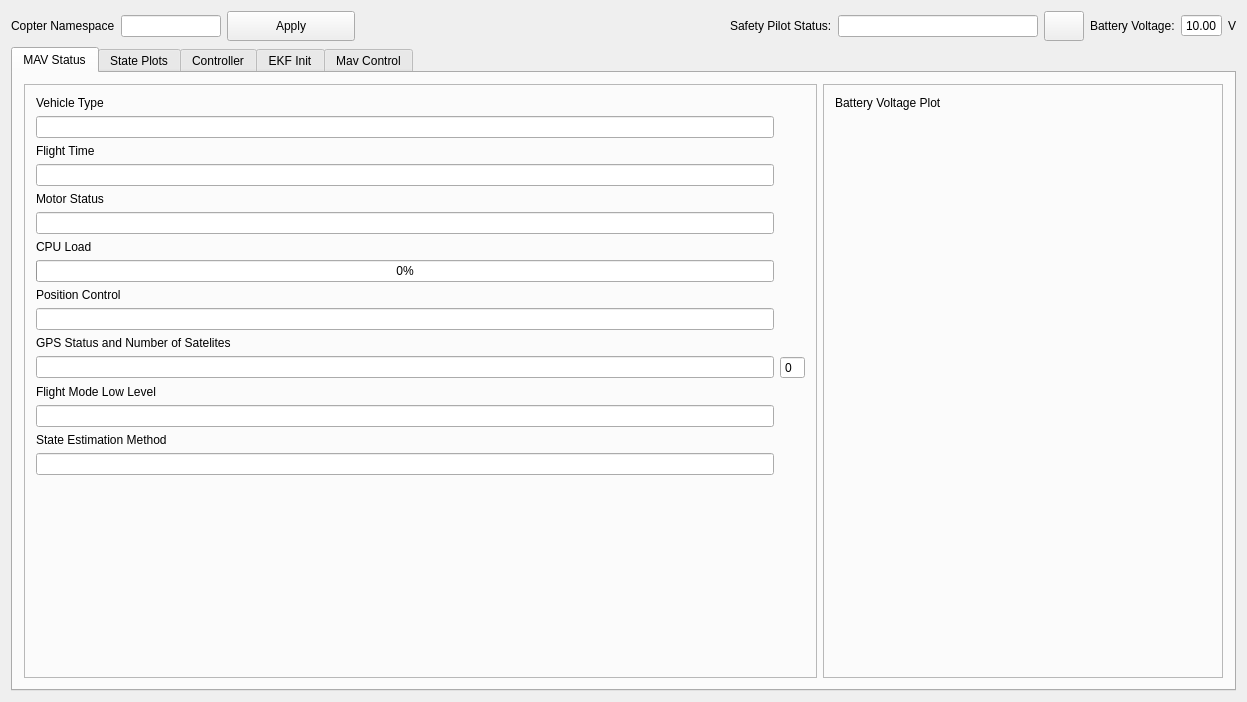
<?xml version="1.0" encoding="UTF-8"?>
<ui version="4.0">
 <class>copter_gui</class>
 <widget class="QWidget" name="copter_gui">
  <property name="geometry">
   <rect>
    <x>0</x>
    <y>0</y>
    <width>1247</width>
    <height>702</height>
   </rect>
  </property>
  <property name="windowTitle">
   <string>Copter GUI</string>
  </property>
  <layout class="QVBoxLayout" name="verticalLayout">
   <item>
    <layout class="QHBoxLayout" name="head_layout">
     <item>
      <widget class="QLabel" name="copter_namespace_label">
       <property name="text">
        <string>Copter Namespace</string>
       </property>
      </widget>
     </item>
     <item>
      <widget class="QLineEdit" name="copter_namespace_textbox">
       <property name="maximumSize">
        <size>
         <width>100</width>
         <height>16777215</height>
        </size>
       </property>
      </widget>
     </item>
     <item>
      <widget class="QPushButton" name="copter_namespace_button">
       <property name="minimumSize">
        <size>
         <width>128</width>
         <height>30</height>
        </size>
       </property>
       <property name="text">
        <string>Apply</string>
       </property>
      </widget>
     </item>
     <item>
      <spacer name="horizontalSpacer">
       <property name="orientation">
        <enum>Qt::Horizontal</enum>
       </property>
       <property name="sizeHint" stdset="0">
        <size>
         <width>40</width>
         <height>20</height>
        </size>
       </property>
      </spacer>
     </item>
     <item>
      <widget class="QLabel" name="safety_pilot_status_label">
       <property name="text">
        <string>Safety Pilot Status:</string>
       </property>
      </widget>
     </item>
     <item>
      <widget class="QLineEdit" name="safety_pilot_status_textbox">
       <property name="maximumSize">
        <size>
         <width>200</width>
         <height>16777215</height>
        </size>
       </property>
       <property name="text">
        <string/>
       </property>
       <property name="readOnly">
        <bool>true</bool>
       </property>
      </widget>
     </item>
     <item>
      <widget class="QPushButton" name="battery_alert">
       <property name="enabled">
        <bool>true</bool>
       </property>
       <property name="minimumSize">
        <size>
         <width>0</width>
         <height>30</height>
        </size>
       </property>
       <property name="text">
        <string/>
       </property>
      </widget>
     </item>
     <item>
      <widget class="QLabel" name="battery_voltage_label">
       <property name="text">
        <string>Battery Voltage:</string>
       </property>
      </widget>
     </item>
     <item>
      <widget class="QDoubleSpinBox" name="battery_voltage_display">
       <property name="frame">
        <bool>true</bool>
       </property>
       <property name="readOnly">
        <bool>true</bool>
       </property>
       <property name="buttonSymbols">
        <enum>QAbstractSpinBox::NoButtons</enum>
       </property>
       <property name="maximum">
        <double>30.000000000000000</double>
       </property>
       <property name="value">
        <double>10.000000000000000</double>
       </property>
      </widget>
     </item>
     <item>
      <widget class="QLabel" name="battery_voltage_unit">
       <property name="text">
        <string>V</string>
       </property>
      </widget>
     </item>
    </layout>
   </item>
   <item>
    <layout class="QVBoxLayout" name="tab_layout">
     <item>
      <widget class="QTabWidget" name="tab_widget">
       <property name="enabled">
        <bool>true</bool>
       </property>
       <property name="currentIndex">
        <number>0</number>
       </property>
       <widget class="QWidget" name="mav_status_tab">
        <attribute name="title">
         <string>MAV Status</string>
        </attribute>
        <layout class="QHBoxLayout" name="horizontalLayout_3">
         <item>
          <widget class="QFrame" name="mav_status_tab_frame_left">
           <property name="frameShape">
            <enum>QFrame::StyledPanel</enum>
           </property>
           <property name="frameShadow">
            <enum>QFrame::Raised</enum>
           </property>
           <layout class="QGridLayout" name="gridLayout_2">
            <item row="21" column="0">
             <widget class="QLabel" name="flight_mode_ll_label">
              <property name="text">
               <string>Flight Mode Low Level</string>
              </property>
             </widget>
            </item>
            <item row="24" column="0">
             <widget class="QLineEdit" name="state_estimation_textbox">
              <property name="readOnly">
               <bool>true</bool>
              </property>
             </widget>
            </item>
            <item row="27" column="0">
             <spacer name="verticalSpacer_2">
              <property name="orientation">
               <enum>Qt::Vertical</enum>
              </property>
              <property name="sizeHint" stdset="0">
               <size>
                <width>20</width>
                <height>40</height>
               </size>
              </property>
             </spacer>
            </item>
            <item row="18" column="0">
             <widget class="QLineEdit" name="gps_status_textbox">
              <property name="readOnly">
               <bool>true</bool>
              </property>
             </widget>
            </item>
            <item row="17" column="0">
             <widget class="QLabel" name="gps_status_label">
              <property name="text">
               <string>GPS Status and Number of Satelites</string>
              </property>
             </widget>
            </item>
            <item row="11" column="0">
             <widget class="QLineEdit" name="motor_status_textbox">
              <property name="readOnly">
               <bool>true</bool>
              </property>
             </widget>
            </item>
            <item row="18" column="1">
             <widget class="QSpinBox" name="gps_num_satellites_box">
              <property name="wrapping">
               <bool>false</bool>
              </property>
              <property name="frame">
               <bool>true</bool>
              </property>
              <property name="readOnly">
               <bool>true</bool>
              </property>
              <property name="buttonSymbols">
               <enum>QAbstractSpinBox::NoButtons</enum>
              </property>
              <property name="maximum">
               <number>10</number>
              </property>
             </widget>
            </item>
            <item row="23" column="0">
             <widget class="QLabel" name="state_estimation_label">
              <property name="text">
               <string>State Estimation Method</string>
              </property>
             </widget>
            </item>
            <item row="22" column="0">
             <widget class="QLineEdit" name="flight_mode_ll_textbox">
              <property name="readOnly">
               <bool>true</bool>
              </property>
             </widget>
            </item>
            <item row="8" column="0">
             <widget class="QLabel" name="flight_time_label">
              <property name="text">
               <string>Flight Time</string>
              </property>
             </widget>
            </item>
            <item row="14" column="0">
             <widget class="QProgressBar" name="cpu_load_bar">
              <property name="value">
               <number>0</number>
              </property>
             </widget>
            </item>
            <item row="13" column="0">
             <widget class="QLabel" name="cpu_load_label">
              <property name="text">
               <string>CPU Load</string>
              </property>
             </widget>
            </item>
            <item row="15" column="0">
             <widget class="QLabel" name="position_control_label">
              <property name="text">
               <string>Position Control</string>
              </property>
             </widget>
            </item>
            <item row="16" column="0">
             <widget class="QLineEdit" name="position_control_textbox">
              <property name="readOnly">
               <bool>true</bool>
              </property>
             </widget>
            </item>
            <item row="9" column="0">
             <widget class="QLineEdit" name="flight_time_textbox">
              <property name="readOnly">
               <bool>true</bool>
              </property>
             </widget>
            </item>
            <item row="10" column="0">
             <widget class="QLabel" name="motor_status_label">
              <property name="text">
               <string>Motor Status</string>
              </property>
             </widget>
            </item>
            <item row="0" column="0">
             <widget class="QLabel" name="vehicle_type_label">
              <property name="text">
               <string>Vehicle Type</string>
              </property>
             </widget>
            </item>
            <item row="1" column="0">
             <widget class="QLineEdit" name="vehicle_type_textbox">
              <property name="readOnly">
               <bool>true</bool>
              </property>
             </widget>
            </item>
           </layout>
          </widget>
         </item>
         <item>
          <widget class="QFrame" name="mav_status_tab_frame_right">
           <property name="minimumSize">
            <size>
             <width>400</width>
             <height>0</height>
            </size>
           </property>
           <property name="frameShape">
            <enum>QFrame::StyledPanel</enum>
           </property>
           <property name="frameShadow">
            <enum>QFrame::Raised</enum>
           </property>
           <layout class="QVBoxLayout" name="verticalLayout_6">
            <item>
             <widget class="QLabel" name="plot_battery_voltage_label">
              <property name="text">
               <string>Battery Voltage Plot</string>
              </property>
             </widget>
            </item>
            <item>
             <widget class="QWidget" name="plot_battery_voltage_widget" native="true">
              <property name="minimumSize">
               <size>
                <width>10</width>
                <height>50</height>
               </size>
              </property>
              <property name="maximumSize">
               <size>
                <width>500</width>
                <height>300</height>
               </size>
              </property>
              <layout class="QVBoxLayout" name="verticalLayout_4">
               <item>
                <layout class="QVBoxLayout" name="plot_battery_voltage_layout"/>
               </item>
              </layout>
             </widget>
            </item>
            <item>
             <spacer name="verticalSpacer_3">
              <property name="orientation">
               <enum>Qt::Vertical</enum>
              </property>
              <property name="sizeHint" stdset="0">
               <size>
                <width>20</width>
                <height>40</height>
               </size>
              </property>
             </spacer>
            </item>
           </layout>
          </widget>
         </item>
        </layout>
       </widget>
       <widget class="QWidget" name="state_plots_tab">
        <attribute name="title">
         <string>State Plots</string>
        </attribute>
        <layout class="QGridLayout" name="gridLayout_3">
         <item row="3" column="0">
          <widget class="QWidget" name="plot_velocity_widget" native="true">
           <layout class="QVBoxLayout" name="verticalLayout_13">
            <item>
             <layout class="QVBoxLayout" name="plot_velocity_layout"/>
            </item>
           </layout>
          </widget>
         </item>
         <item row="2" column="0">
          <widget class="QWidget" name="plot_position_widget" native="true">
           <layout class="QVBoxLayout" name="verticalLayout_8">
            <item>
             <layout class="QVBoxLayout" name="plot_position_layout"/>
            </item>
           </layout>
          </widget>
         </item>
         <item row="1" column="0" colspan="2">
          <layout class="QHBoxLayout" name="horizontalLayout_2">
           <item>
            <spacer name="verticalSpacer_4">
             <property name="orientation">
              <enum>Qt::Vertical</enum>
             </property>
             <property name="sizeType">
              <enum>QSizePolicy::Fixed</enum>
             </property>
             <property name="sizeHint" stdset="0">
              <size>
               <width>20</width>
               <height>50</height>
              </size>
             </property>
            </spacer>
           </item>
           <item>
            <widget class="QPushButton" name="start_reset_plot_button_state">
             <property name="minimumSize">
              <size>
               <width>128</width>
               <height>30</height>
              </size>
             </property>
             <property name="text">
              <string>Reset</string>
             </property>
            </widget>
           </item>
           <item>
            <widget class="QPushButton" name="pause_resume_plot_button_state">
             <property name="minimumSize">
              <size>
               <width>128</width>
               <height>30</height>
              </size>
             </property>
             <property name="text">
              <string>Pause</string>
             </property>
            </widget>
           </item>
           <item>
            <spacer name="horizontalSpacer_2">
             <property name="orientation">
              <enum>Qt::Horizontal</enum>
             </property>
             <property name="sizeHint" stdset="0">
              <size>
               <width>40</width>
               <height>20</height>
              </size>
             </property>
            </spacer>
           </item>
          </layout>
         </item>
         <item row="3" column="1">
          <widget class="QWidget" name="plot_acceleration_bias_widget" native="true">
           <layout class="QVBoxLayout" name="verticalLayout_14">
            <item>
             <layout class="QVBoxLayout" name="plot_acceleration_bias_layout"/>
            </item>
           </layout>
          </widget>
         </item>
         <item row="2" column="1">
          <widget class="QWidget" name="plot_scale_widget" native="true">
           <layout class="QVBoxLayout" name="verticalLayout_10">
            <item>
             <layout class="QVBoxLayout" name="plot_scale_layout"/>
            </item>
           </layout>
          </widget>
         </item>
        </layout>
       </widget>
       <widget class="QWidget" name="controller_tab">
        <attribute name="title">
         <string>Controller</string>
        </attribute>
        <layout class="QGridLayout" name="gridLayout">
         <item row="0" column="0" colspan="2">
          <layout class="QHBoxLayout" name="horizontalLayout_5">
           <item>
            <spacer name="verticalSpacer_6">
             <property name="orientation">
              <enum>Qt::Vertical</enum>
             </property>
             <property name="sizeType">
              <enum>QSizePolicy::Fixed</enum>
             </property>
             <property name="sizeHint" stdset="0">
              <size>
               <width>20</width>
               <height>50</height>
              </size>
             </property>
            </spacer>
           </item>
           <item>
            <widget class="QPushButton" name="start_reset_plot_button_controller">
             <property name="minimumSize">
              <size>
               <width>128</width>
               <height>30</height>
              </size>
             </property>
             <property name="text">
              <string>Reset</string>
             </property>
            </widget>
           </item>
           <item>
            <widget class="QPushButton" name="pause_resume_plot_button_controller">
             <property name="minimumSize">
              <size>
               <width>128</width>
               <height>30</height>
              </size>
             </property>
             <property name="text">
              <string>Pause</string>
             </property>
            </widget>
           </item>
           <item>
            <spacer name="horizontalSpacer_4">
             <property name="orientation">
              <enum>Qt::Horizontal</enum>
             </property>
             <property name="sizeHint" stdset="0">
              <size>
               <width>40</width>
               <height>20</height>
              </size>
             </property>
            </spacer>
           </item>
          </layout>
         </item>
         <item row="1" column="0">
          <widget class="QWidget" name="plot_odometry_position_widget" native="true">
           <layout class="QVBoxLayout" name="verticalLayout_9">
            <item>
             <layout class="QVBoxLayout" name="plot_odometry_position_layout"/>
            </item>
           </layout>
          </widget>
         </item>
         <item row="1" column="1">
          <widget class="QWidget" name="plot_odometry_velocity_widget" native="true">
           <layout class="QVBoxLayout" name="verticalLayout_11">
            <item>
             <layout class="QVBoxLayout" name="plot_odometry_velocity_layout"/>
            </item>
           </layout>
          </widget>
         </item>
         <item row="2" column="0">
          <widget class="QWidget" name="plot_odometry_orientation_widget" native="true">
           <layout class="QVBoxLayout" name="verticalLayout_15">
            <item>
             <layout class="QVBoxLayout" name="plot_odometry_orientation_layout"/>
            </item>
           </layout>
          </widget>
         </item>
         <item row="2" column="1">
          <widget class="QWidget" name="plot_odometry_rate_widget" native="true">
           <layout class="QVBoxLayout" name="verticalLayout_16">
            <item>
             <layout class="QVBoxLayout" name="plot_odometry_rate_layout"/>
            </item>
           </layout>
          </widget>
         </item>
        </layout>
       </widget>
       <widget class="QWidget" name="ekf_init_tab">
        <attribute name="title">
         <string>EKF Init</string>
        </attribute>
        <layout class="QGridLayout" name="gridLayout_5">
         <item row="1" column="0">
          <layout class="QVBoxLayout" name="srv_container_layout"/>
         </item>
         <item row="3" column="0">
          <spacer name="verticalSpacer">
           <property name="orientation">
            <enum>Qt::Vertical</enum>
           </property>
           <property name="sizeHint" stdset="0">
            <size>
             <width>20</width>
             <height>40</height>
            </size>
           </property>
          </spacer>
         </item>
         <item row="0" column="0">
          <widget class="QWidget" name="srv_refresh_widget" native="true">
           <layout class="QHBoxLayout" name="horizontalLayout_4">
            <item>
             <layout class="QHBoxLayout" name="srv_refresh_layout">
              <item>
               <spacer name="verticalSpacer_5">
                <property name="orientation">
                 <enum>Qt::Vertical</enum>
                </property>
                <property name="sizeType">
                 <enum>QSizePolicy::Fixed</enum>
                </property>
                <property name="sizeHint" stdset="0">
                 <size>
                  <width>20</width>
                  <height>50</height>
                 </size>
                </property>
               </spacer>
              </item>
              <item>
               <widget class="QPushButton" name="srv_refresh_button">
                <property name="minimumSize">
                 <size>
                  <width>128</width>
                  <height>30</height>
                 </size>
                </property>
                <property name="text">
                 <string>Refresh</string>
                </property>
               </widget>
              </item>
              <item>
               <spacer name="horizontalSpacer_3">
                <property name="orientation">
                 <enum>Qt::Horizontal</enum>
                </property>
                <property name="sizeHint" stdset="0">
                 <size>
                  <width>40</width>
                  <height>20</height>
                 </size>
                </property>
               </spacer>
              </item>
             </layout>
            </item>
           </layout>
          </widget>
         </item>
        </layout>
       </widget>
       <widget class="QWidget" name="mavcontrol">
        <attribute name="title">
         <string>Mav Control</string>
        </attribute>
        <widget class="QWidget" name="verticalLayoutWidget">
         <property name="geometry">
          <rect>
           <x>20</x>
           <y>20</y>
           <width>171</width>
           <height>581</height>
          </rect>
         </property>
         <layout class="QVBoxLayout" name="verticalLayout_2">
          <item>
           <widget class="QPushButton" name="takeoff_button">
            <property name="text">
             <string>Takeoff</string>
            </property>
           </widget>
          </item>
          <item>
           <widget class="QPushButton" name="position_hold_button">
            <property name="text">
             <string>Position Hold</string>
            </property>
           </widget>
          </item>
          <item>
           <spacer name="verticalSpacer_7">
            <property name="orientation">
             <enum>Qt::Vertical</enum>
            </property>
            <property name="sizeHint" stdset="0">
             <size>
              <width>20</width>
              <height>40</height>
             </size>
            </property>
           </spacer>
          </item>
         </layout>
        </widget>
       </widget>
      </widget>
     </item>
    </layout>
   </item>
  </layout>
 </widget>
 <layoutdefault spacing="6" margin="11"/>
 <resources/>
 <connections/>
</ui>
